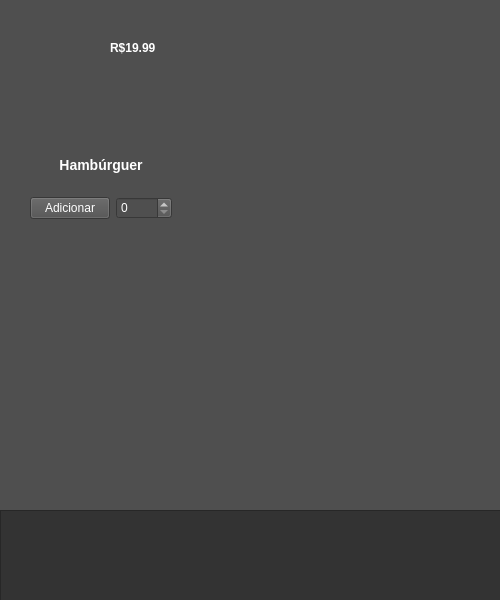
<?xml version="1.0" encoding="UTF-8"?>
<ui version="4.0">
 <class>OrderWindow</class>
 <widget class="QWidget" name="OrderWindow">
  <property name="geometry">
   <rect>
    <x>0</x>
    <y>0</y>
    <width>500</width>
    <height>600</height>
   </rect>
  </property>
  <property name="windowTitle">
   <string>Pedido</string>
  </property>
  <property name="styleSheet">
   <string notr="true">background-color: #4F4F4F;
color: white;</string>
  </property>
  <widget class="QLabel" name="lbl_hambuguer">
   <property name="geometry">
    <rect>
     <x>60</x>
     <y>60</y>
     <width>81</width>
     <height>81</height>
    </rect>
   </property>
   <property name="text">
    <string/>
   </property>
   <property name="scaledContents">
    <bool>false</bool>
   </property>
  </widget>
  <widget class="QLabel" name="lbl_hamburguer_price">
   <property name="geometry">
    <rect>
     <x>110</x>
     <y>40</y>
     <width>51</width>
     <height>16</height>
    </rect>
   </property>
   <property name="text">
    <string>&lt;h4&gt;R$19.99</string>
   </property>
  </widget>
  <widget class="QWidget" name="layoutWidget">
   <property name="geometry">
    <rect>
     <x>30</x>
     <y>140</y>
     <width>142</width>
     <height>79</height>
    </rect>
   </property>
   <layout class="QVBoxLayout" name="verticalLayout_2">
    <item>
     <widget class="QLabel" name="lbl_hamburguer">
      <property name="text">
       <string>&lt;center&gt;&lt;h3&gt;Hambúrguer</string>
      </property>
     </widget>
    </item>
    <item>
     <layout class="QVBoxLayout" name="verticalLayout">
      <item>
       <layout class="QHBoxLayout" name="horizontalLayout">
        <item>
         <widget class="QPushButton" name="btn_add_hamburguer">
          <property name="text">
           <string>Adicionar</string>
          </property>
         </widget>
        </item>
        <item>
         <widget class="QSpinBox" name="spin_hamburguer_quantity"/>
        </item>
       </layout>
      </item>
     </layout>
    </item>
   </layout>
  </widget>
  <widget class="QWidget" name="cart" native="true">
   <property name="geometry">
    <rect>
     <x>0</x>
     <y>510</y>
     <width>501</width>
     <height>91</height>
    </rect>
   </property>
   <property name="styleSheet">
    <string notr="true">background-color: #333;</string>
   </property>
   <widget class="QListWidget" name="list_cart">
    <property name="geometry">
     <rect>
      <x>0</x>
      <y>0</y>
      <width>501</width>
      <height>91</height>
     </rect>
    </property>
   </widget>
  </widget>
 </widget>
 <resources/>
 <connections/>
</ui>
